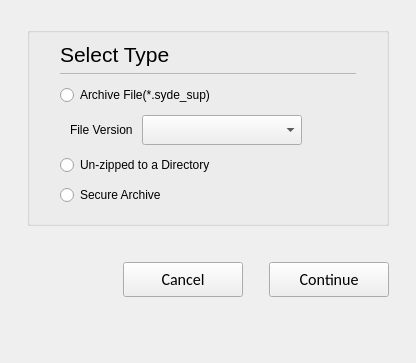
<?xml version="1.0" encoding="UTF-8"?>
<ui version="4.0">
 <class>C_SyvUpPacServiceUpdatePackageDialog</class>
 <widget class="QWidget" name="C_SyvUpPacServiceUpdatePackageDialog">
  <property name="geometry">
   <rect>
    <x>0</x>
    <y>0</y>
    <width>416</width>
    <height>363</height>
   </rect>
  </property>
  <property name="windowTitle">
   <string>C_SyvUpPacServiceUpdatePackageDialog</string>
  </property>
  <layout class="QVBoxLayout" name="verticalLayout" stretch="0,0,0,1">
   <property name="leftMargin">
    <number>27</number>
   </property>
   <property name="topMargin">
    <number>27</number>
   </property>
   <property name="rightMargin">
    <number>27</number>
   </property>
   <property name="bottomMargin">
    <number>27</number>
   </property>
   <item>
    <widget class="QGroupBox" name="pc_GroupBox_General">
     <property name="styleRole" stdset="0">
      <string>default</string>
     </property>
     <property name="title">
      <string/>
     </property>
     <layout class="QVBoxLayout" name="verticalLayout_2">
      <property name="spacing">
       <number>0</number>
      </property>
      <property name="leftMargin">
       <number>30</number>
      </property>
      <property name="rightMargin">
       <number>30</number>
      </property>
      <property name="bottomMargin">
       <number>13</number>
      </property>
      <item>
       <layout class="QHBoxLayout" name="horizontalLayout_5" stretch="0,1">
        <property name="spacing">
         <number>0</number>
        </property>
        <item>
         <widget class="stw::opensyde_gui_elements::C_OgeLabContextMenuBase" name="pc_LabelType">
          <property name="styleRole" stdset="0">
           <string>heading-group-bold</string>
          </property>
          <property name="font">
           <font>
            <family>Segoe UI</family>
            <pointsize>16</pointsize>
           </font>
          </property>
          <property name="text">
           <string>Select Type</string>
          </property>
         </widget>
        </item>
        <item>
         <spacer name="horizontalSpacer_7">
          <property name="orientation">
           <enum>Qt::Orientation::Horizontal</enum>
          </property>
          <property name="sizeHint" stdset="0">
           <size>
            <width>40</width>
            <height>1</height>
           </size>
          </property>
         </spacer>
        </item>
       </layout>
      </item>
      <item>
       <layout class="QHBoxLayout" name="horizontalLayout_19" stretch="0">
        <property name="spacing">
         <number>0</number>
        </property>
        <property name="topMargin">
         <number>6</number>
        </property>
        <property name="rightMargin">
         <number>0</number>
        </property>
        <property name="bottomMargin">
         <number>6</number>
        </property>
        <item>
         <widget class="stw::opensyde_gui_elements::C_OgeFraSeparator" name="pc_Frame">
          <property name="minimumSize">
           <size>
            <width>0</width>
            <height>1</height>
           </size>
          </property>
          <property name="maximumSize">
           <size>
            <width>16777215</width>
            <height>1</height>
           </size>
          </property>
          <property name="frameShape">
           <enum>QFrame::Shape::StyledPanel</enum>
          </property>
          <property name="frameShadow">
           <enum>QFrame::Shadow::Raised</enum>
          </property>
         </widget>
        </item>
       </layout>
      </item>
      <item>
       <layout class="QVBoxLayout" name="verticalLayout_3">
        <item>
         <widget class="stw::opensyde_gui_elements::C_OgeRabProperties" name="pc_RbArchiveFile">
          <property name="minimumSize">
           <size>
            <width>0</width>
            <height>30</height>
           </size>
          </property>
          <property name="text">
           <string>Archive File(*.syde_sup)</string>
          </property>
         </widget>
        </item>
        <item>
         <layout class="QHBoxLayout" name="horizontalLayout" stretch="0,0,1">
          <property name="spacing">
           <number>9</number>
          </property>
          <property name="leftMargin">
           <number>10</number>
          </property>
          <property name="topMargin">
           <number>5</number>
          </property>
          <property name="bottomMargin">
           <number>5</number>
          </property>
          <item>
           <widget class="stw::opensyde_gui_elements::C_OgeLabToolTipBase" name="pc_LabFileVersion">
            <property name="styleRole" stdset="0">
             <string>group-item</string>
            </property>
            <property name="text">
             <string>File Version</string>
            </property>
           </widget>
          </item>
          <item>
           <widget class="stw::opensyde_gui_elements::C_OgeCbxText" name="pc_CbxFileVersion">
            <property name="minimumSize">
             <size>
              <width>160</width>
              <height>30</height>
             </size>
            </property>
            <property name="maximumSize">
             <size>
              <width>160</width>
              <height>30</height>
             </size>
            </property>
           </widget>
          </item>
          <item>
           <spacer name="horizontalSpacer">
            <property name="orientation">
             <enum>Qt::Orientation::Horizontal</enum>
            </property>
            <property name="sizeHint" stdset="0">
             <size>
              <width>40</width>
              <height>20</height>
             </size>
            </property>
           </spacer>
          </item>
         </layout>
        </item>
        <item>
         <widget class="stw::opensyde_gui_elements::C_OgeRabProperties" name="pc_RbUnzip">
          <property name="minimumSize">
           <size>
            <width>0</width>
            <height>30</height>
           </size>
          </property>
          <property name="text">
           <string>Un-zipped to a Directory</string>
          </property>
         </widget>
        </item>
        <item>
         <widget class="stw::opensyde_gui_elements::C_OgeRabProperties" name="pc_RbSecureArchive">
          <property name="minimumSize">
           <size>
            <width>0</width>
            <height>30</height>
           </size>
          </property>
          <property name="text">
           <string>Secure Archive</string>
          </property>
         </widget>
        </item>
       </layout>
      </item>
     </layout>
    </widget>
   </item>
   <item>
    <spacer name="pc_VerticalSpacerButtonsObove">
     <property name="orientation">
      <enum>Qt::Orientation::Vertical</enum>
     </property>
     <property name="sizeType">
      <enum>QSizePolicy::Policy::Fixed</enum>
     </property>
     <property name="sizeHint" stdset="0">
      <size>
       <width>20</width>
       <height>30</height>
      </size>
     </property>
    </spacer>
   </item>
   <item>
    <layout class="QHBoxLayout" name="horizontalLayout_7">
     <item>
      <spacer name="horizontalSpacer_3">
       <property name="orientation">
        <enum>Qt::Orientation::Horizontal</enum>
       </property>
       <property name="sizeHint" stdset="0">
        <size>
         <width>40</width>
         <height>20</height>
        </size>
       </property>
      </spacer>
     </item>
     <item>
      <widget class="QPushButton" name="pc_PushButtonCancel">
       <property name="styleRole" stdset="0">
        <string>cancel</string>
       </property>
       <property name="minimumSize">
        <size>
         <width>120</width>
         <height>35</height>
        </size>
       </property>
       <property name="maximumSize">
        <size>
         <width>120</width>
         <height>35</height>
        </size>
       </property>
       <property name="font">
        <font>
         <family>Calibri</family>
         <pointsize>12</pointsize>
        </font>
       </property>
       <property name="text">
        <string>Cancel</string>
       </property>
      </widget>
     </item>
     <item>
      <spacer name="horizontalSpacer_4">
       <property name="orientation">
        <enum>Qt::Orientation::Horizontal</enum>
       </property>
       <property name="sizeType">
        <enum>QSizePolicy::Policy::Fixed</enum>
       </property>
       <property name="sizeHint" stdset="0">
        <size>
         <width>20</width>
         <height>20</height>
        </size>
       </property>
      </spacer>
     </item>
     <item>
      <widget class="QPushButton" name="pc_PushButtonOk">
       <property name="styleRole" stdset="0">
        <string>dialog</string>
       </property>
       <property name="minimumSize">
        <size>
         <width>120</width>
         <height>35</height>
        </size>
       </property>
       <property name="maximumSize">
        <size>
         <width>120</width>
         <height>35</height>
        </size>
       </property>
       <property name="font">
        <font>
         <family>Calibri</family>
         <pointsize>12</pointsize>
        </font>
       </property>
       <property name="text">
        <string>Continue</string>
       </property>
      </widget>
     </item>
    </layout>
   </item>
   <item>
    <spacer name="verticalSpacer_7">
     <property name="orientation">
      <enum>Qt::Orientation::Vertical</enum>
     </property>
     <property name="sizeType">
      <enum>QSizePolicy::Policy::Expanding</enum>
     </property>
     <property name="sizeHint" stdset="0">
      <size>
       <width>20</width>
       <height>45</height>
      </size>
     </property>
    </spacer>
   </item>
  </layout>
 </widget>
 <customwidgets>
  <customwidget>
   <class>stw::opensyde_gui_elements::C_OgeFraSeparator</class>
   <extends>QFrame</extends>
   <header>C_OgeFraSeparator.hpp</header>
   <container>1</container>
  </customwidget>
  <customwidget>
   <class>stw::opensyde_gui_elements::C_OgeLabContextMenuBase</class>
   <extends>QLabel</extends>
   <header>C_OgeLabContextMenuBase.hpp</header>
  </customwidget>
  <customwidget>
   <class>stw::opensyde_gui_elements::C_OgeLabToolTipBase</class>
   <extends>QLabel</extends>
   <header>C_OgeLabToolTipBase.hpp</header>
  </customwidget>
  <customwidget>
   <class>stw::opensyde_gui_elements::C_OgeRabProperties</class>
   <extends>QRadioButton</extends>
   <header>C_OgeRabProperties.hpp</header>
  </customwidget>
  <customwidget>
   <class>stw::opensyde_gui_elements::C_OgeCbxText</class>
   <extends>QComboBox</extends>
   <header>C_OgeCbxText.hpp</header>
  </customwidget>
 </customwidgets>
 <resources/>
 <connections/>
</ui>
